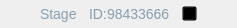
                 <widget class="QWidget" name="h_container" native="true">
                  <property name="minimumSize">
                   <size>
                    <width>0</width>
                    <height>28</height>
                   </size>
                  </property>
                  <property name="maximumSize">
                   <size>
                    <width>16777215</width>
                    <height>28</height>
                   </size>
                  </property>
                  <property name="styleSheet">
                   <string notr="true">QLabel{
	color: #869FB1;
	font-size: 14px;
}</string>
                  </property>
                  <layout class="QHBoxLayout" name="horizontalLayout_15">
                   <property name="spacing">
                    <number>0</number>
                   </property>
                   <property name="leftMargin">
                    <number>0</number>
                   </property>
                   <property name="topMargin">
                    <number>0</number>
                   </property>
                   <property name="rightMargin">
                    <number>0</number>
                   </property>
                   <property name="bottomMargin">
                    <number>0</number>
                   </property>
                   <item>
                    <spacer name="horizontalSpacer_18">
                     <property name="orientation">
                      <enum>Qt::Horizontal</enum>
                     </property>
                     <property name="sizeHint" stdset="0">
                      <size>
                       <width>40</width>
                       <height>20</height>
                      </size>
                     </property>
                    </spacer>
                   </item>
                   <item>
                    <widget class="QLabel" name="stage">
                     <property name="text">
                      <string>Stage</string>
                     </property>
                    </widget>
                   </item>
                   <item>
                    <spacer name="horizontalSpacer_6">
                     <property name="orientation">
                      <enum>Qt::Horizontal</enum>
                     </property>
                     <property name="sizeType">
                      <enum>QSizePolicy::Fixed</enum>
                     </property>
                     <property name="sizeHint" stdset="0">
                      <size>
                       <width>12</width>
                       <height>20</height>
                      </size>
                     </property>
                    </spacer>
                   </item>
                   <item>
                    <widget class="QLabel" name="label_14">
                     <property name="text">
                      <string>ID:</string>
                     </property>
                    </widget>
                   </item>
                   <item>
                    <widget class="QLabel" name="caseId">
                     <property name="text">
                      <string>98433666</string>
                     </property>
                    </widget>
                   </item>
                   <item>
                    <spacer name="horizontalSpacer_11">
                     <property name="orientation">
                      <enum>Qt::Horizontal</enum>
                     </property>
                     <property name="sizeType">
                      <enum>QSizePolicy::Fixed</enum>
                     </property>
                     <property name="sizeHint" stdset="0">
                      <size>
                       <width>12</width>
                       <height>20</height>
                      </size>
                     </property>
                    </spacer>
                   </item>
                   <item>
                    <widget class="QPushButton" name="editPatient">
                     <property name="minimumSize">
                      <size>
                       <width>15</width>
                       <height>15</height>
                      </size>
                     </property>
                     <property name="maximumSize">
                      <size>
                       <width>15</width>
                       <height>15</height>
                      </size>
                     </property>
                     <property name="styleSheet">
                      <string notr="true">QPushButton {
border-image: url(:/Optimus/images/trainPage/edit.svg);
background-color:transparent;
}

QPushButton::hover {
border-image: url(:/Optimus/images/trainPage/edit_gray.svg);
}</string>
                     </property>
                     <property name="text">
                      <string/>
                     </property>
                    </widget>
                   </item>
                   <item>
                    <spacer name="horizontalSpacer_19">
                     <property name="orientation">
                      <enum>Qt::Horizontal</enum>
                     </property>
                     <property name="sizeHint" stdset="0">
                      <size>
                       <width>40</width>
                       <height>20</height>
                      </size>
                     </property>
                    </spacer>
                   </item>
                  </layout>
                 </widget>
